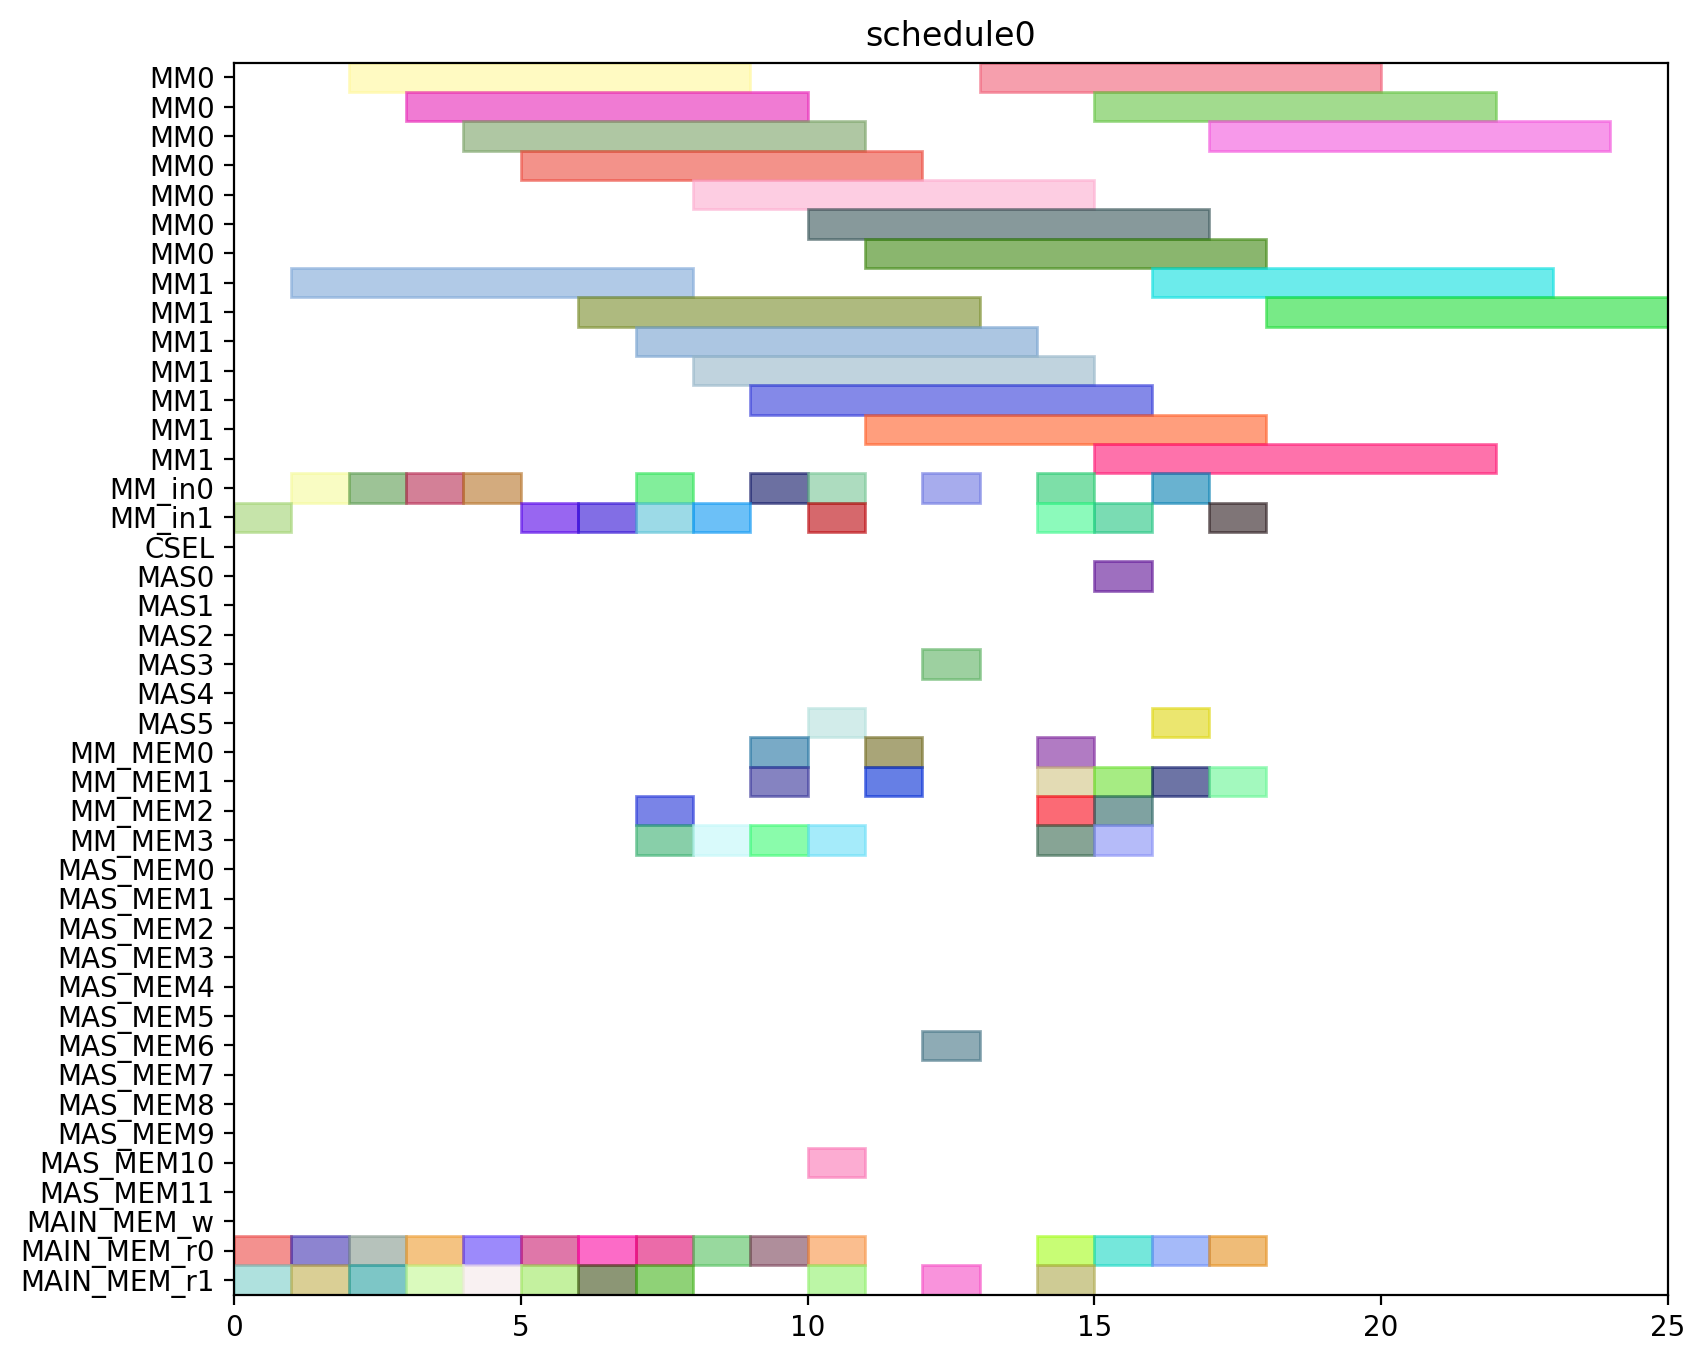

The Python source for this figure:
from pyschedule import Scenario, solvers, plotters, alt


def solve():
	horizon = 120
	S = Scenario("schedule0", horizon=horizon)

	# resource
	MM = S.Resources('MM', num=2, size=7)
	MM_in = S.Resources('MM_in', num=2)
	CSEL = S.Resource('CSEL')
	MAS = S.Resources('MAS', num=6, size=1, periods=range(1, horizon))
	MM_MEM = S.Resources('MM_MEM', num=4)
	MAS_MEM = S.Resources('MAS_MEM', num=12)
	MAIN_MEM_w = S.Resource('MAIN_MEM_w', size=1)
	MAIN_MEM_r = S.Resources('MAIN_MEM_r', num=2)

	# result of previous scheduling

	# new tasks
	Z_exp2 = S.Task('Z_exp2', length=7, delay_cost=1)
	Z_exp2 += alt(MM)
	Z_exp2_in = S.Task('Z_exp2_in', length=1, delay_cost=1)
	Z_exp2_in += alt(MM_in)
	S += Z_exp2_in*MM_in[0]<=Z_exp2*MM[0]
	S += Z_exp2_in*MM_in[1]<=Z_exp2*MM[1]
	Z_exp2_mem0 = S.Task('Z_exp2_mem0', length=1, delay_cost=1)
	Z_exp2_mem0 += MAIN_MEM_r[0]
	S += Z_exp2_mem0 <= Z_exp2

	Z_exp2_mem1 = S.Task('Z_exp2_mem1', length=1, delay_cost=1)
	Z_exp2_mem1 += MAIN_MEM_r[1]
	S += Z_exp2_mem1 <= Z_exp2

	NX0 = S.Task('NX0', length=7, delay_cost=1)
	NX0 += alt(MM)
	NX0_in = S.Task('NX0_in', length=1, delay_cost=1)
	NX0_in += alt(MM_in)
	S += NX0_in*MM_in[0]<=NX0*MM[0]
	S += NX0_in*MM_in[1]<=NX0*MM[1]
	NX0_mem0 = S.Task('NX0_mem0', length=1, delay_cost=1)
	NX0_mem0 += MAIN_MEM_r[0]
	S += NX0_mem0 <= NX0

	NX0_mem1 = S.Task('NX0_mem1', length=1, delay_cost=1)
	NX0_mem1 += MAIN_MEM_r[1]
	S += NX0_mem1 <= NX0

	k0_10_Z1 = S.Task('k0_10_Z1', length=7, delay_cost=1)
	k0_10_Z1 += alt(MM)
	k0_10_Z1_in = S.Task('k0_10_Z1_in', length=1, delay_cost=1)
	k0_10_Z1_in += alt(MM_in)
	S += k0_10_Z1_in*MM_in[0]<=k0_10_Z1*MM[0]
	S += k0_10_Z1_in*MM_in[1]<=k0_10_Z1*MM[1]
	k0_10_Z1_mem0 = S.Task('k0_10_Z1_mem0', length=1, delay_cost=1)
	k0_10_Z1_mem0 += MAIN_MEM_r[0]
	S += k0_10_Z1_mem0 <= k0_10_Z1

	k0_10_Z1_mem1 = S.Task('k0_10_Z1_mem1', length=1, delay_cost=1)
	k0_10_Z1_mem1 += MAIN_MEM_r[1]
	S += k0_10_Z1_mem1 <= k0_10_Z1

	DX0 = S.Task('DX0', length=7, delay_cost=1)
	DX0 += alt(MM)
	DX0_in = S.Task('DX0_in', length=1, delay_cost=1)
	DX0_in += alt(MM_in)
	S += DX0_in*MM_in[0]<=DX0*MM[0]
	S += DX0_in*MM_in[1]<=DX0*MM[1]
	DX0_mem0 = S.Task('DX0_mem0', length=1, delay_cost=1)
	DX0_mem0 += MAIN_MEM_r[0]
	S += DX0_mem0 <= DX0

	DX0_mem1 = S.Task('DX0_mem1', length=1, delay_cost=1)
	DX0_mem1 += MAIN_MEM_r[1]
	S += DX0_mem1 <= DX0

	NY0 = S.Task('NY0', length=7, delay_cost=1)
	NY0 += alt(MM)
	NY0_in = S.Task('NY0_in', length=1, delay_cost=1)
	NY0_in += alt(MM_in)
	S += NY0_in*MM_in[0]<=NY0*MM[0]
	S += NY0_in*MM_in[1]<=NY0*MM[1]
	NY0_mem0 = S.Task('NY0_mem0', length=1, delay_cost=1)
	NY0_mem0 += MAIN_MEM_r[0]
	S += NY0_mem0 <= NY0

	NY0_mem1 = S.Task('NY0_mem1', length=1, delay_cost=1)
	NY0_mem1 += MAIN_MEM_r[1]
	S += NY0_mem1 <= NY0

	k2_14_Z1 = S.Task('k2_14_Z1', length=7, delay_cost=1)
	k2_14_Z1 += alt(MM)
	k2_14_Z1_in = S.Task('k2_14_Z1_in', length=1, delay_cost=1)
	k2_14_Z1_in += alt(MM_in)
	S += k2_14_Z1_in*MM_in[0]<=k2_14_Z1*MM[0]
	S += k2_14_Z1_in*MM_in[1]<=k2_14_Z1*MM[1]
	k2_14_Z1_mem0 = S.Task('k2_14_Z1_mem0', length=1, delay_cost=1)
	k2_14_Z1_mem0 += MAIN_MEM_r[0]
	S += k2_14_Z1_mem0 <= k2_14_Z1

	k2_14_Z1_mem1 = S.Task('k2_14_Z1_mem1', length=1, delay_cost=1)
	k2_14_Z1_mem1 += MAIN_MEM_r[1]
	S += k2_14_Z1_mem1 <= k2_14_Z1

	DY0 = S.Task('DY0', length=7, delay_cost=1)
	DY0 += alt(MM)
	DY0_in = S.Task('DY0_in', length=1, delay_cost=1)
	DY0_in += alt(MM_in)
	S += DY0_in*MM_in[0]<=DY0*MM[0]
	S += DY0_in*MM_in[1]<=DY0*MM[1]
	DY0_mem0 = S.Task('DY0_mem0', length=1, delay_cost=1)
	DY0_mem0 += MAIN_MEM_r[0]
	S += DY0_mem0 <= DY0

	DY0_mem1 = S.Task('DY0_mem1', length=1, delay_cost=1)
	DY0_mem1 += MAIN_MEM_r[1]
	S += DY0_mem1 <= DY0

	Z_exp3 = S.Task('Z_exp3', length=7, delay_cost=1)
	Z_exp3 += alt(MM)
	Z_exp3_in = S.Task('Z_exp3_in', length=1, delay_cost=1)
	Z_exp3_in += alt(MM_in)
	S += Z_exp3_in*MM_in[0]<=Z_exp3*MM[0]
	S += Z_exp3_in*MM_in[1]<=Z_exp3*MM[1]
	Z_exp3_mem0 = S.Task('Z_exp3_mem0', length=1, delay_cost=1)
	Z_exp3_mem0 += alt(MM_MEM)
	S += (Z_exp2*MM[0])-1 < Z_exp3_mem0*MM_MEM[0]
	S += (Z_exp2*MM[1])-1 < Z_exp3_mem0*MM_MEM[2]
	S += Z_exp3_mem0 <= Z_exp3

	Z_exp3_mem1 = S.Task('Z_exp3_mem1', length=1, delay_cost=1)
	Z_exp3_mem1 += MAIN_MEM_r[1]
	S += Z_exp3_mem1 <= Z_exp3

	NX1_ = S.Task('NX1_', length=1, delay_cost=1)
	NX1_ += alt(MAS)
	NX1__mem0 = S.Task('NX1__mem0', length=1, delay_cost=1)
	NX1__mem0 += alt(MM_MEM)
	S += (NX0*MM[0])-1 < NX1__mem0*MM_MEM[0]
	S += (NX0*MM[1])-1 < NX1__mem0*MM_MEM[2]
	S += NX1__mem0 <= NX1_

	NX1__mem1 = S.Task('NX1__mem1', length=1, delay_cost=1)
	NX1__mem1 += alt(MM_MEM)
	S += (k0_10_Z1*MM[0])-1 < NX1__mem1*MM_MEM[1]
	S += (k0_10_Z1*MM[1])-1 < NX1__mem1*MM_MEM[3]
	S += NX1__mem1 <= NX1_

	k0_9_Z2 = S.Task('k0_9_Z2', length=7, delay_cost=1)
	k0_9_Z2 += alt(MM)
	k0_9_Z2_in = S.Task('k0_9_Z2_in', length=1, delay_cost=1)
	k0_9_Z2_in += alt(MM_in)
	S += k0_9_Z2_in*MM_in[0]<=k0_9_Z2*MM[0]
	S += k0_9_Z2_in*MM_in[1]<=k0_9_Z2*MM[1]
	k0_9_Z2_mem0 = S.Task('k0_9_Z2_mem0', length=1, delay_cost=1)
	k0_9_Z2_mem0 += MAIN_MEM_r[0]
	S += k0_9_Z2_mem0 <= k0_9_Z2

	k0_9_Z2_mem1 = S.Task('k0_9_Z2_mem1', length=1, delay_cost=1)
	k0_9_Z2_mem1 += alt(MM_MEM)
	S += (Z_exp2*MM[0])-1 < k0_9_Z2_mem1*MM_MEM[1]
	S += (Z_exp2*MM[1])-1 < k0_9_Z2_mem1*MM_MEM[3]
	S += k0_9_Z2_mem1 <= k0_9_Z2

	k1_9_Z2 = S.Task('k1_9_Z2', length=7, delay_cost=1)
	k1_9_Z2 += alt(MM)
	k1_9_Z2_in = S.Task('k1_9_Z2_in', length=1, delay_cost=1)
	k1_9_Z2_in += alt(MM_in)
	S += k1_9_Z2_in*MM_in[0]<=k1_9_Z2*MM[0]
	S += k1_9_Z2_in*MM_in[1]<=k1_9_Z2*MM[1]
	k1_9_Z2_mem0 = S.Task('k1_9_Z2_mem0', length=1, delay_cost=1)
	k1_9_Z2_mem0 += MAIN_MEM_r[0]
	S += k1_9_Z2_mem0 <= k1_9_Z2

	k1_9_Z2_mem1 = S.Task('k1_9_Z2_mem1', length=1, delay_cost=1)
	k1_9_Z2_mem1 += alt(MM_MEM)
	S += (Z_exp2*MM[0])-1 < k1_9_Z2_mem1*MM_MEM[1]
	S += (Z_exp2*MM[1])-1 < k1_9_Z2_mem1*MM_MEM[3]
	S += k1_9_Z2_mem1 <= k1_9_Z2

	NY1_ = S.Task('NY1_', length=1, delay_cost=1)
	NY1_ += alt(MAS)
	NY1__mem0 = S.Task('NY1__mem0', length=1, delay_cost=1)
	NY1__mem0 += alt(MM_MEM)
	S += (NY0*MM[0])-1 < NY1__mem0*MM_MEM[0]
	S += (NY0*MM[1])-1 < NY1__mem0*MM_MEM[2]
	S += NY1__mem0 <= NY1_

	NY1__mem1 = S.Task('NY1__mem1', length=1, delay_cost=1)
	NY1__mem1 += alt(MM_MEM)
	S += (k2_14_Z1*MM[0])-1 < NY1__mem1*MM_MEM[1]
	S += (k2_14_Z1*MM[1])-1 < NY1__mem1*MM_MEM[3]
	S += NY1__mem1 <= NY1_

	k2_13_Z2 = S.Task('k2_13_Z2', length=7, delay_cost=1)
	k2_13_Z2 += alt(MM)
	k2_13_Z2_in = S.Task('k2_13_Z2_in', length=1, delay_cost=1)
	k2_13_Z2_in += alt(MM_in)
	S += k2_13_Z2_in*MM_in[0]<=k2_13_Z2*MM[0]
	S += k2_13_Z2_in*MM_in[1]<=k2_13_Z2*MM[1]
	k2_13_Z2_mem0 = S.Task('k2_13_Z2_mem0', length=1, delay_cost=1)
	k2_13_Z2_mem0 += MAIN_MEM_r[0]
	S += k2_13_Z2_mem0 <= k2_13_Z2

	k2_13_Z2_mem1 = S.Task('k2_13_Z2_mem1', length=1, delay_cost=1)
	k2_13_Z2_mem1 += alt(MM_MEM)
	S += (Z_exp2*MM[0])-1 < k2_13_Z2_mem1*MM_MEM[1]
	S += (Z_exp2*MM[1])-1 < k2_13_Z2_mem1*MM_MEM[3]
	S += k2_13_Z2_mem1 <= k2_13_Z2

	k3_14_Z2 = S.Task('k3_14_Z2', length=7, delay_cost=1)
	k3_14_Z2 += alt(MM)
	k3_14_Z2_in = S.Task('k3_14_Z2_in', length=1, delay_cost=1)
	k3_14_Z2_in += alt(MM_in)
	S += k3_14_Z2_in*MM_in[0]<=k3_14_Z2*MM[0]
	S += k3_14_Z2_in*MM_in[1]<=k3_14_Z2*MM[1]
	k3_14_Z2_mem0 = S.Task('k3_14_Z2_mem0', length=1, delay_cost=1)
	k3_14_Z2_mem0 += MAIN_MEM_r[0]
	S += k3_14_Z2_mem0 <= k3_14_Z2

	k3_14_Z2_mem1 = S.Task('k3_14_Z2_mem1', length=1, delay_cost=1)
	k3_14_Z2_mem1 += alt(MM_MEM)
	S += (Z_exp2*MM[0])-1 < k3_14_Z2_mem1*MM_MEM[1]
	S += (Z_exp2*MM[1])-1 < k3_14_Z2_mem1*MM_MEM[3]
	S += k3_14_Z2_mem1 <= k3_14_Z2

	Z_exp4 = S.Task('Z_exp4', length=7, delay_cost=1)
	Z_exp4 += alt(MM)
	Z_exp4_in = S.Task('Z_exp4_in', length=1, delay_cost=1)
	Z_exp4_in += alt(MM_in)
	S += Z_exp4_in*MM_in[0]<=Z_exp4*MM[0]
	S += Z_exp4_in*MM_in[1]<=Z_exp4*MM[1]
	Z_exp4_mem0 = S.Task('Z_exp4_mem0', length=1, delay_cost=1)
	Z_exp4_mem0 += alt(MM_MEM)
	S += (Z_exp3*MM[0])-1 < Z_exp4_mem0*MM_MEM[0]
	S += (Z_exp3*MM[1])-1 < Z_exp4_mem0*MM_MEM[2]
	S += Z_exp4_mem0 <= Z_exp4

	Z_exp4_mem1 = S.Task('Z_exp4_mem1', length=1, delay_cost=1)
	Z_exp4_mem1 += MAIN_MEM_r[1]
	S += Z_exp4_mem1 <= Z_exp4

	NX1 = S.Task('NX1', length=7, delay_cost=1)
	NX1 += alt(MM)
	NX1_in = S.Task('NX1_in', length=1, delay_cost=1)
	NX1_in += alt(MM_in)
	S += NX1_in*MM_in[0]<=NX1*MM[0]
	S += NX1_in*MM_in[1]<=NX1*MM[1]
	NX1_mem0 = S.Task('NX1_mem0', length=1, delay_cost=1)
	NX1_mem0 += alt(MAS_MEM)
	S += (NX1_*MAS[0])-1 < NX1_mem0*MAS_MEM[0]
	S += (NX1_*MAS[1])-1 < NX1_mem0*MAS_MEM[2]
	S += (NX1_*MAS[2])-1 < NX1_mem0*MAS_MEM[4]
	S += (NX1_*MAS[3])-1 < NX1_mem0*MAS_MEM[6]
	S += (NX1_*MAS[4])-1 < NX1_mem0*MAS_MEM[8]
	S += (NX1_*MAS[5])-1 < NX1_mem0*MAS_MEM[10]
	S += NX1_mem0 <= NX1

	NX1_mem1 = S.Task('NX1_mem1', length=1, delay_cost=1)
	NX1_mem1 += MAIN_MEM_r[1]
	S += NX1_mem1 <= NX1

	k0_8_Z3 = S.Task('k0_8_Z3', length=7, delay_cost=1)
	k0_8_Z3 += alt(MM)
	k0_8_Z3_in = S.Task('k0_8_Z3_in', length=1, delay_cost=1)
	k0_8_Z3_in += alt(MM_in)
	S += k0_8_Z3_in*MM_in[0]<=k0_8_Z3*MM[0]
	S += k0_8_Z3_in*MM_in[1]<=k0_8_Z3*MM[1]
	k0_8_Z3_mem0 = S.Task('k0_8_Z3_mem0', length=1, delay_cost=1)
	k0_8_Z3_mem0 += MAIN_MEM_r[0]
	S += k0_8_Z3_mem0 <= k0_8_Z3

	k0_8_Z3_mem1 = S.Task('k0_8_Z3_mem1', length=1, delay_cost=1)
	k0_8_Z3_mem1 += alt(MM_MEM)
	S += (Z_exp3*MM[0])-1 < k0_8_Z3_mem1*MM_MEM[1]
	S += (Z_exp3*MM[1])-1 < k0_8_Z3_mem1*MM_MEM[3]
	S += k0_8_Z3_mem1 <= k0_8_Z3

	DX1_ = S.Task('DX1_', length=1, delay_cost=1)
	DX1_ += alt(MAS)
	DX1__mem0 = S.Task('DX1__mem0', length=1, delay_cost=1)
	DX1__mem0 += alt(MM_MEM)
	S += (DX0*MM[0])-1 < DX1__mem0*MM_MEM[0]
	S += (DX0*MM[1])-1 < DX1__mem0*MM_MEM[2]
	S += DX1__mem0 <= DX1_

	DX1__mem1 = S.Task('DX1__mem1', length=1, delay_cost=1)
	DX1__mem1 += alt(MM_MEM)
	S += (k1_9_Z2*MM[0])-1 < DX1__mem1*MM_MEM[1]
	S += (k1_9_Z2*MM[1])-1 < DX1__mem1*MM_MEM[3]
	S += DX1__mem1 <= DX1_

	k1_8_Z3 = S.Task('k1_8_Z3', length=7, delay_cost=1)
	k1_8_Z3 += alt(MM)
	k1_8_Z3_in = S.Task('k1_8_Z3_in', length=1, delay_cost=1)
	k1_8_Z3_in += alt(MM_in)
	S += k1_8_Z3_in*MM_in[0]<=k1_8_Z3*MM[0]
	S += k1_8_Z3_in*MM_in[1]<=k1_8_Z3*MM[1]
	k1_8_Z3_mem0 = S.Task('k1_8_Z3_mem0', length=1, delay_cost=1)
	k1_8_Z3_mem0 += MAIN_MEM_r[0]
	S += k1_8_Z3_mem0 <= k1_8_Z3

	k1_8_Z3_mem1 = S.Task('k1_8_Z3_mem1', length=1, delay_cost=1)
	k1_8_Z3_mem1 += alt(MM_MEM)
	S += (Z_exp3*MM[0])-1 < k1_8_Z3_mem1*MM_MEM[1]
	S += (Z_exp3*MM[1])-1 < k1_8_Z3_mem1*MM_MEM[3]
	S += k1_8_Z3_mem1 <= k1_8_Z3

	NY1 = S.Task('NY1', length=7, delay_cost=1)
	NY1 += alt(MM)
	NY1_in = S.Task('NY1_in', length=1, delay_cost=1)
	NY1_in += alt(MM_in)
	S += NY1_in*MM_in[0]<=NY1*MM[0]
	S += NY1_in*MM_in[1]<=NY1*MM[1]
	NY1_mem0 = S.Task('NY1_mem0', length=1, delay_cost=1)
	NY1_mem0 += alt(MAS_MEM)
	S += (NY1_*MAS[0])-1 < NY1_mem0*MAS_MEM[0]
	S += (NY1_*MAS[1])-1 < NY1_mem0*MAS_MEM[2]
	S += (NY1_*MAS[2])-1 < NY1_mem0*MAS_MEM[4]
	S += (NY1_*MAS[3])-1 < NY1_mem0*MAS_MEM[6]
	S += (NY1_*MAS[4])-1 < NY1_mem0*MAS_MEM[8]
	S += (NY1_*MAS[5])-1 < NY1_mem0*MAS_MEM[10]
	S += NY1_mem0 <= NY1

	NY1_mem1 = S.Task('NY1_mem1', length=1, delay_cost=1)
	NY1_mem1 += MAIN_MEM_r[1]
	S += NY1_mem1 <= NY1

	k2_12_Z3 = S.Task('k2_12_Z3', length=7, delay_cost=1)
	k2_12_Z3 += alt(MM)
	k2_12_Z3_in = S.Task('k2_12_Z3_in', length=1, delay_cost=1)
	k2_12_Z3_in += alt(MM_in)
	S += k2_12_Z3_in*MM_in[0]<=k2_12_Z3*MM[0]
	S += k2_12_Z3_in*MM_in[1]<=k2_12_Z3*MM[1]
	k2_12_Z3_mem0 = S.Task('k2_12_Z3_mem0', length=1, delay_cost=1)
	k2_12_Z3_mem0 += MAIN_MEM_r[0]
	S += k2_12_Z3_mem0 <= k2_12_Z3

	k2_12_Z3_mem1 = S.Task('k2_12_Z3_mem1', length=1, delay_cost=1)
	k2_12_Z3_mem1 += alt(MM_MEM)
	S += (Z_exp3*MM[0])-1 < k2_12_Z3_mem1*MM_MEM[1]
	S += (Z_exp3*MM[1])-1 < k2_12_Z3_mem1*MM_MEM[3]
	S += k2_12_Z3_mem1 <= k2_12_Z3

	DY1_ = S.Task('DY1_', length=1, delay_cost=1)
	DY1_ += alt(MAS)
	DY1__mem0 = S.Task('DY1__mem0', length=1, delay_cost=1)
	DY1__mem0 += alt(MM_MEM)
	S += (DY0*MM[0])-1 < DY1__mem0*MM_MEM[0]
	S += (DY0*MM[1])-1 < DY1__mem0*MM_MEM[2]
	S += DY1__mem0 <= DY1_

	DY1__mem1 = S.Task('DY1__mem1', length=1, delay_cost=1)
	DY1__mem1 += alt(MM_MEM)
	S += (k3_14_Z2*MM[0])-1 < DY1__mem1*MM_MEM[1]
	S += (k3_14_Z2*MM[1])-1 < DY1__mem1*MM_MEM[3]
	S += DY1__mem1 <= DY1_

	k3_13_Z3 = S.Task('k3_13_Z3', length=7, delay_cost=1)
	k3_13_Z3 += alt(MM)
	k3_13_Z3_in = S.Task('k3_13_Z3_in', length=1, delay_cost=1)
	k3_13_Z3_in += alt(MM_in)
	S += k3_13_Z3_in*MM_in[0]<=k3_13_Z3*MM[0]
	S += k3_13_Z3_in*MM_in[1]<=k3_13_Z3*MM[1]
	k3_13_Z3_mem0 = S.Task('k3_13_Z3_mem0', length=1, delay_cost=1)
	k3_13_Z3_mem0 += MAIN_MEM_r[0]
	S += k3_13_Z3_mem0 <= k3_13_Z3

	k3_13_Z3_mem1 = S.Task('k3_13_Z3_mem1', length=1, delay_cost=1)
	k3_13_Z3_mem1 += alt(MM_MEM)
	S += (Z_exp3*MM[0])-1 < k3_13_Z3_mem1*MM_MEM[1]
	S += (Z_exp3*MM[1])-1 < k3_13_Z3_mem1*MM_MEM[3]
	S += k3_13_Z3_mem1 <= k3_13_Z3

	solvers.mip.solve(S,msg=1,kind='CPLEX',ratio_gap=1.01)

	solution = [['hoge']*len(S.solution()[1]) for i in range(len(S.solution()))]
	for i in range(len(S.solution())):
		for j in range(len(S.solution()[i])):
			solution[i][j]=str(S.solution()[i][j])
	print(solution)

	cycles = int(solution[-1][3])

	pic_file_name = "/home/mfukuda/ABE/multiRAM_multiMAS_16mux/scheduling_result/stage7MM2_stage1MAS6/ISOGENY/schedule0.png"
	if(S.solution() != []):
		plotters.matplotlib.plot(S,img_filename=pic_file_name, show_task_labels=False, fig_size=(cycles*0.25+3, 8))

	return solution
